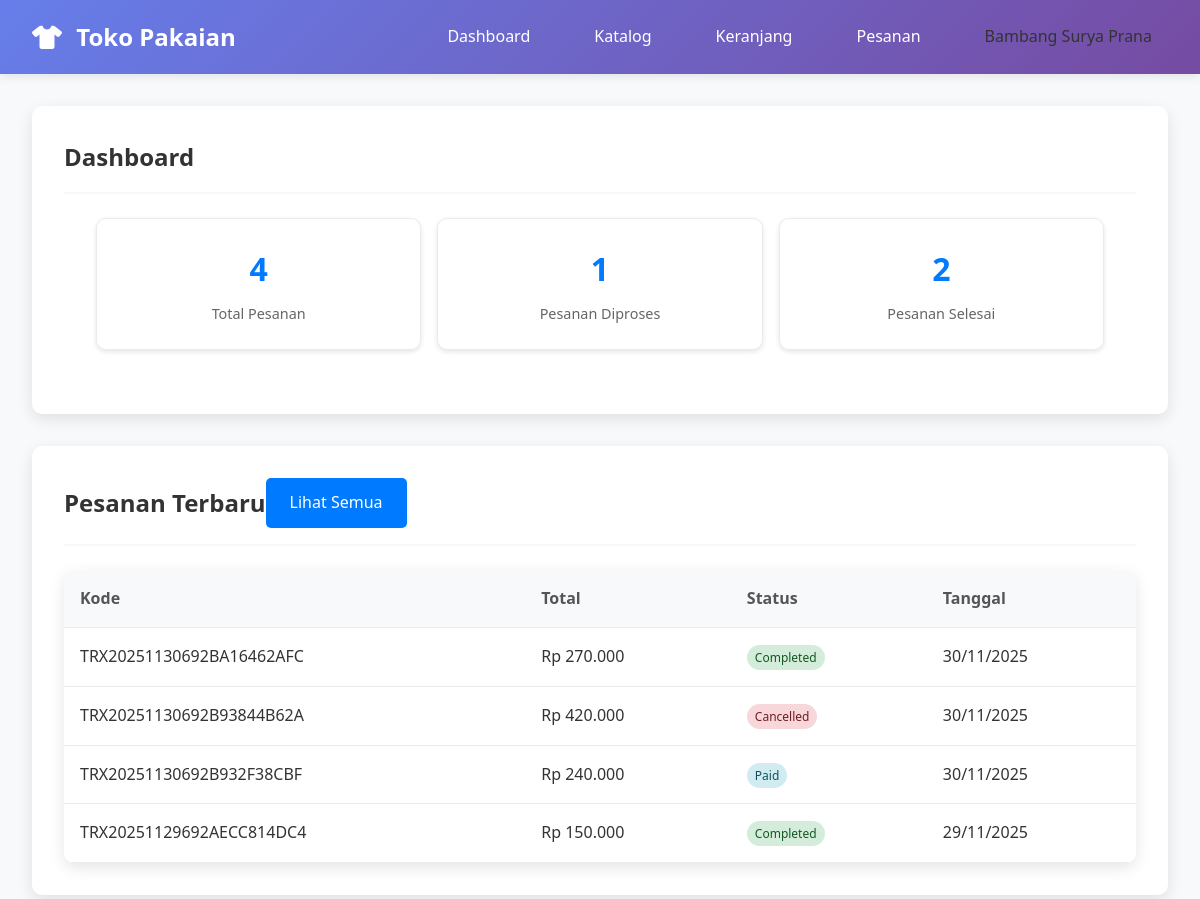
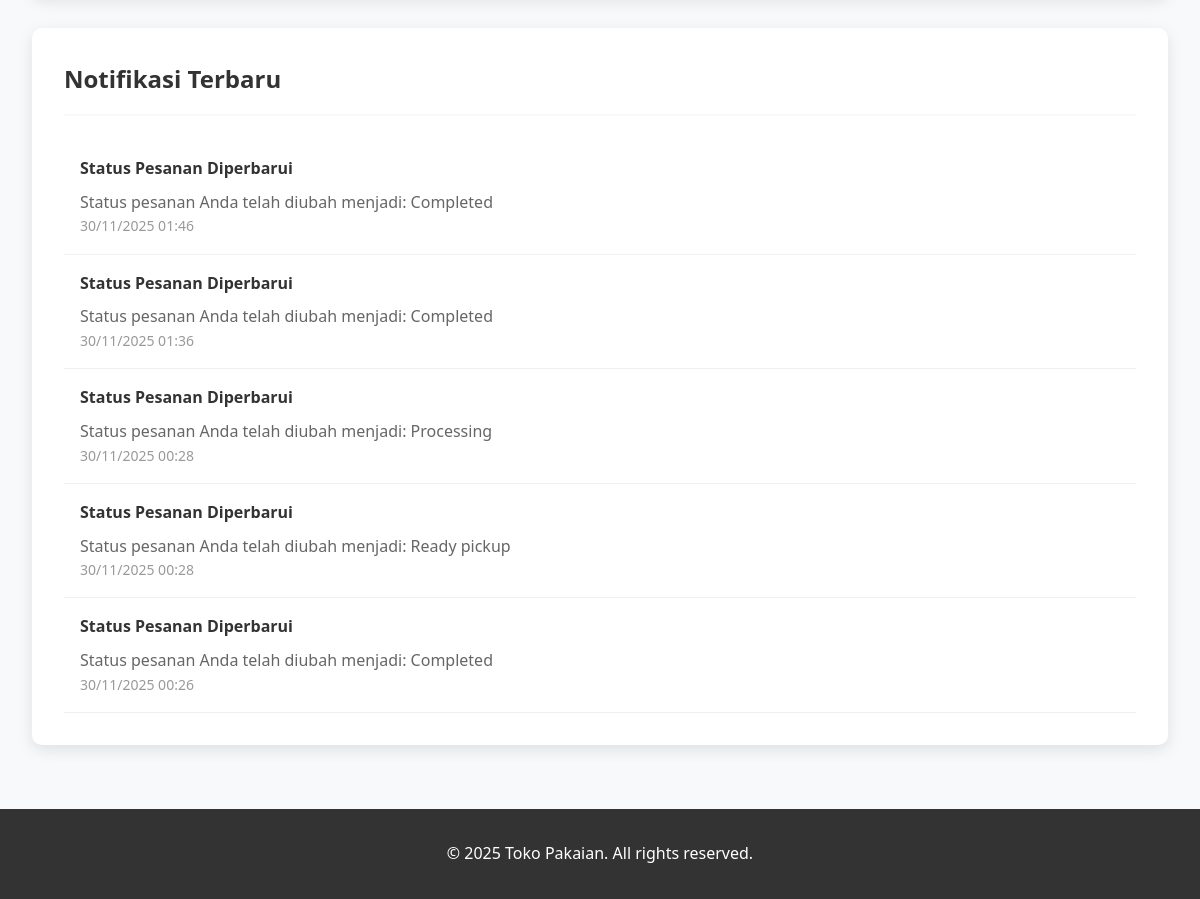
The page /user/dashboard.php (signed in) on the database its author committed (2 pictures, top to bottom).
### tables this page shows
CREATE TABLE IF NOT EXISTS `transactions` (
  `id` int NOT NULL AUTO_INCREMENT,
  `user_id` int DEFAULT NULL,
  `transaction_code` varchar(50) NOT NULL,
  `total_amount` decimal(10,2) NOT NULL,
  `status` enum('pending','paid','processing','ready_pickup','shipped','completed','cancelled') DEFAULT 'pending',
  `payment_method` varchar(50) DEFAULT NULL,
  `paid_at` datetime DEFAULT NULL,
  `payment_proof` varchar(255) DEFAULT NULL,
  `shipping_address` text,
  `notes` text,
  `created_at` timestamp NULL DEFAULT CURRENT_TIMESTAMP,
  `updated_at` timestamp NULL DEFAULT CURRENT_TIMESTAMP ON UPDATE CURRENT_TIMESTAMP,
  PRIMARY KEY (`id`),
  UNIQUE KEY `transaction_code` (`transaction_code`),
  KEY `user_id` (`user_id`),
  CONSTRAINT `transactions_ibfk_1` FOREIGN KEY (`user_id`) REFERENCES `users` (`id`) ON DELETE SET NULL
);

CREATE TABLE IF NOT EXISTS `notifications` (
  `id` int NOT NULL AUTO_INCREMENT,
  `user_id` int DEFAULT NULL,
  `title` varchar(255) NOT NULL,
  `message` text NOT NULL,
  `type` enum('info','warning','success','danger') DEFAULT 'info',
  `is_read` tinyint(1) DEFAULT '0',
  `created_at` timestamp NULL DEFAULT CURRENT_TIMESTAMP,
  PRIMARY KEY (`id`),
  KEY `user_id` (`user_id`),
  CONSTRAINT `notifications_ibfk_1` FOREIGN KEY (`user_id`) REFERENCES `users` (`id`) ON DELETE CASCADE
);

### includes/functions.php (called while the page is built, shortened)
<?php
function formatPrice($price) {
    return 'Rp ' . number_format($price, 0, ',', '.');
}
?>

### user/dashboard.php (the view, shortened to what this page needs)
<?php
require_once '../includes/auth.php';
include '../includes/header.php';
$user_id = $_SESSION['user_id'];
$stmt = $pdo->prepare("SELECT COUNT(*) FROM transactions WHERE user_id = ?");
$stmt->execute([$user_id]);
$orders_count = $stmt->fetchColumn();
$stmt = $pdo->prepare("SELECT COUNT(*) FROM transactions WHERE user_id = ? AND status IN ('pending', 'paid', 'processing')");
$stmt->execute([$user_id]);
$pending_orders = $stmt->fetchColumn();
$stmt = $pdo->prepare("SELECT COUNT(*) FROM transactions WHERE user_id = ? AND status = 'completed'");
$stmt->execute([$user_id]);
$completed_orders = $stmt->fetchColumn();
$stmt = $pdo->prepare("
    SELECT * FROM transactions
    WHERE user_id = ?
    ORDER BY created_at DESC
    LIMIT 5
");
$stmt->execute([$user_id]);
$recent_orders = $stmt->fetchAll(PDO::FETCH_ASSOC);
$stmt = $pdo->prepare("
    SELECT * FROM notifications
    WHERE user_id = ? AND is_read = FALSE
    ORDER BY created_at DESC
    LIMIT 5
");
$stmt->execute([$user_id]);
$notifications = $stmt->fetchAll(PDO::FETCH_ASSOC);
?>
<link rel="stylesheet" href="../assets/css/style.css">
<div class="card">
    <div class="card-header">
        <h2 class="card-title">Dashboard</h2>
    </div>
    <div class="stats-grid">
        <div class="stat-card">
            <div class="stat-number"><?php echo $orders_count; ?></div>
            <div class="stat-label">Total Pesanan</div>
        </div>
        <div class="stat-card">
            <div class="stat-number"><?php echo $pending_orders; ?></div>
            <div class="stat-label">Pesanan Diproses</div>
        </div>
        <div class="stat-card">
            <div class="stat-number"><?php echo $completed_orders; ?></div>
            <div class="stat-label">Pesanan Selesai</div>
        </div>
    </div>
</div>
<div class="row">
    <div class="col-md-6">
        <div class="card">
            <div class="card-header">
                <h3 class="card-title">Pesanan Terbaru</h3>
                <a href="orders.php" class="btn btn-sm btn-primary">Lihat Semua</a>
            </div>
            <div class="card-body">
                <?php if ($recent_orders): ?>
                    <div class="table-responsive">
                        <table class="table">
                            <thead>
                                <tr>
                                    <th>Kode</th>
                                    <th>Total</th>
                                    <th>Status</th>
                                    <th>Tanggal</th>
                                </tr>
                            </thead>
                            <tbody>
                                <?php foreach ($recent_orders as $order): ?>
                                    <tr>
                                        <td><?php echo $order['transaction_code']; ?></td>
                                        <td><?php echo formatPrice($order['total_amount']); ?></td>
                                        <td>
                                            <span class="badge badge-<?php echo $order['status']; ?>">
                                                <?php echo ucfirst(str_replace('_', ' ', $order['status'])); ?>
                                            </span>
                                        </td>
                                        <td><?php echo date('d/m/Y', strtotime($order['created_at'])); ?></td>
                                    </tr>
                                <?php endforeach; ?>
                            </tbody>
                        </table>
                    </div>
                <?php else: ?>
                    <p>Belum ada pesanan.</p>
                    <a href="catalog.php" class="btn btn-primary">Mulai Belanja</a>
                <?php endif; ?>
            </div>
        </div>
    </div>
    <div class="col-md-6">
        <div class="card">
            <div class="card-header">
                <h3 class="card-title">Notifikasi Terbaru</h3>
            </div>
            <div class="card-body">
                <?php if ($notifications): ?>
                    <div class="notification-list">
                        <?php foreach ($notifications as $notification): ?>
                            <div class="notification-item" style="padding: 1rem; border-bottom: 1px solid #f0f0f0;">
                                <div class="notification-title" style="font-weight: bold; margin-bottom: 0.5rem;">
                                    <?php echo $notification['title']; ?>
                                </div>
                                <div class="notification-message" style="color: #666;">
                                    <?php echo $notification['message']; ?>
                                </div>
                                <div class="notification-time" style="font-size: 0.875rem; color: #999;">
                                    <?php echo date('d/m/Y H:i', strtotime($notification['created_at'])); ?>
                                </div>
                            </div>
                        <?php endforeach; ?>
                    </div>
                <?php else: ?>
                    <p>Tidak ada notifikasi baru.</p>
                <?php endif; ?>
            </div>
        </div>
    </div>
</div>
<?php include '../includes/footer.php'; ?>

### assets/css/style.css (style rules this page uses)
* { margin: 0; padding: 0; box-sizing: border-box; }
body { font-family: 'Segoe UI', Tahoma, Geneva, Verdana, sans-serif; line-height: 1.6; color: #333; background-color: #f8f9fa; }
.card { background: white; border-radius: 10px; padding: 2rem; box-shadow: 0 5px 15px rgba(0,0,0,0.1); margin-bottom: 2rem; }
.card-header { display: flex; justify-content: between; align-items: center; margin-bottom: 1.5rem; padding-bottom: 1rem; border-bottom: 2px solid #f8f9fa; }
.card-title { font-size: 1.5rem; font-weight: 600; color: #333; }
.btn { display: inline-block; padding: 0.75rem 1.5rem; border: none; border-radius: 5px; text-decoration: none; text-align: center; cursor: pointer; transition: all 0.3s; font-weight: 500; }
.btn-primary { background: linear-gradient(135deg, #667eea 0%, #764ba2 100%); color: white; }
.btn-sm { padding: 0.5rem 1rem; font-size: 0.875rem; }
.table { width: 100%; border-collapse: collapse; background: white; border-radius: 10px; overflow: hidden; box-shadow: 0 5px 15px rgba(0,0,0,0.1); }
.table th, .table td { padding: 1rem; text-align: left; border-bottom: 1px solid #e9ecef; }
.table th { background-color: #f8f9fa; font-weight: 600; color: #555; }
.stats-grid { display: grid; grid-template-columns: repeat(auto-fit, minmax(250px, 1fr)); gap: 2rem; margin-bottom: 2rem; }
.stat-card { background: white; padding: 2rem; border-radius: 10px; box-shadow: 0 5px 15px rgba(0,0,0,0.1); text-align: center; }
.stat-number { font-size: 2.5rem; font-weight: bold; color: #667eea; margin-bottom: 0.5rem; }
.stat-label { color: #666; font-size: 1rem; }
.badge { padding: 0.5rem 1rem; border-radius: 20px; font-size: 0.875rem; font-weight: 500; }
.badge-paid { background: #d1ecf1; color: #0c5460; }
.badge-completed { background: #d4edda; color: #155724; }
.badge-cancelled { background: #f8d7da; color: #721c24; }
.badge { padding: 0.25rem 0.5rem; border-radius: 15px; font-size: 0.75rem; font-weight: 500; }
.btn-primary { background: #007bff; color: white; border: none; padding: 0.75rem 1.5rem; border-radius: 5px; cursor: pointer; font-size: 1rem; }
.stats-grid { display: grid; grid-template-columns: repeat(auto-fit, minmax(200px, 1fr)); gap: 1rem; margin-bottom: 2rem; padding: 0 2rem; }
.stat-card { background: white; padding: 1.5rem; border-radius: 10px; box-shadow: 0 2px 5px rgba(0,0,0,0.1); text-align: center; border: 1px solid #e9ecef; }
.stat-number { font-size: 2rem; font-weight: bold; color: #007bff; margin-bottom: 0.5rem; }
.stat-label { color: #666; font-size: 0.9rem; }

### rows shown on the page
transactions: transaction_code "TRX20251130692BA16462AFC", total_amount "Rp 270.000", status "Completed", created_at "30/11/2025"
transactions: transaction_code "TRX20251130692B93844B62A", total_amount "Rp 420.000", status "Cancelled", created_at "30/11/2025"
transactions: transaction_code "TRX20251130692B932F38CBF", total_amount "Rp 240.000", status "Paid", created_at "30/11/2025"
transactions: transaction_code "TRX20251129692AECC814DC4", total_amount "Rp 150.000", status "Completed", created_at "29/11/2025"
notifications: title "Status Pesanan Diperbarui", message "Status pesanan Anda telah diubah menjadi: Completed", created_at "30/11/2025 01:46"
notifications: title "Status Pesanan Diperbarui", message "Status pesanan Anda telah diubah menjadi: Completed", created_at "30/11/2025 01:36"
notifications: title "Status Pesanan Diperbarui", message "Status pesanan Anda telah diubah menjadi: Processing", created_at "30/11/2025 00:28"
notifications: title "Status Pesanan Diperbarui", message "Status pesanan Anda telah diubah menjadi: Ready pickup", created_at "30/11/2025 00:28"
notifications: title "Status Pesanan Diperbarui", message "Status pesanan Anda telah diubah menjadi: Completed", created_at "30/11/2025 00:26"

### other values the page prints
$_SESSION['full_name'] "Bambang Surya Prana"
$orders_count "4"
$pending_orders "1"
$completed_orders "2"
